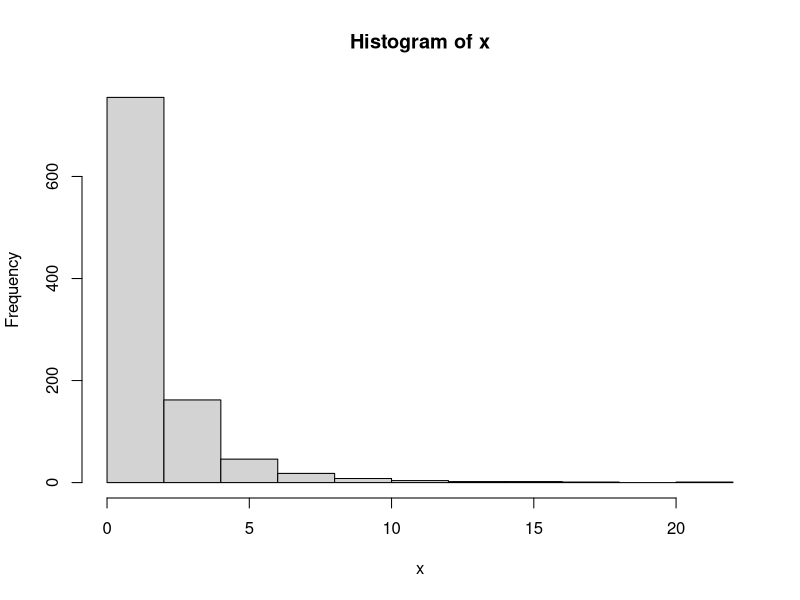
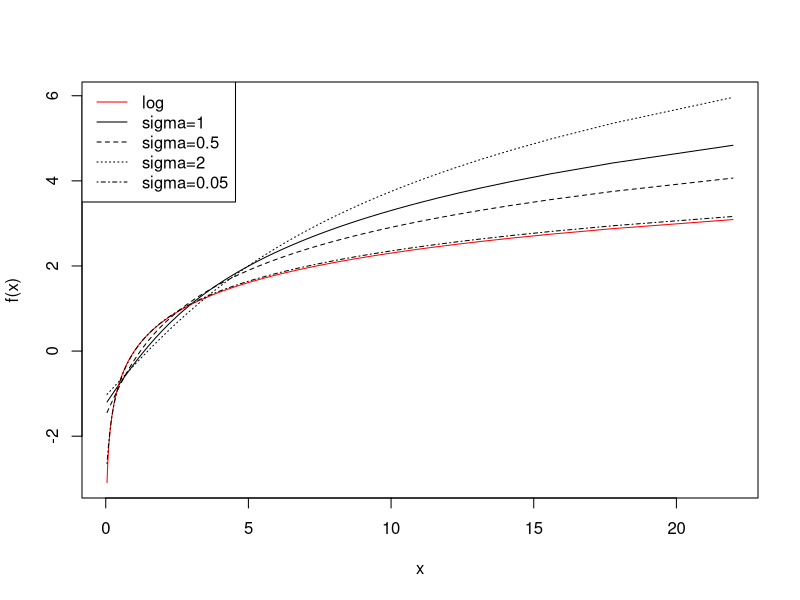
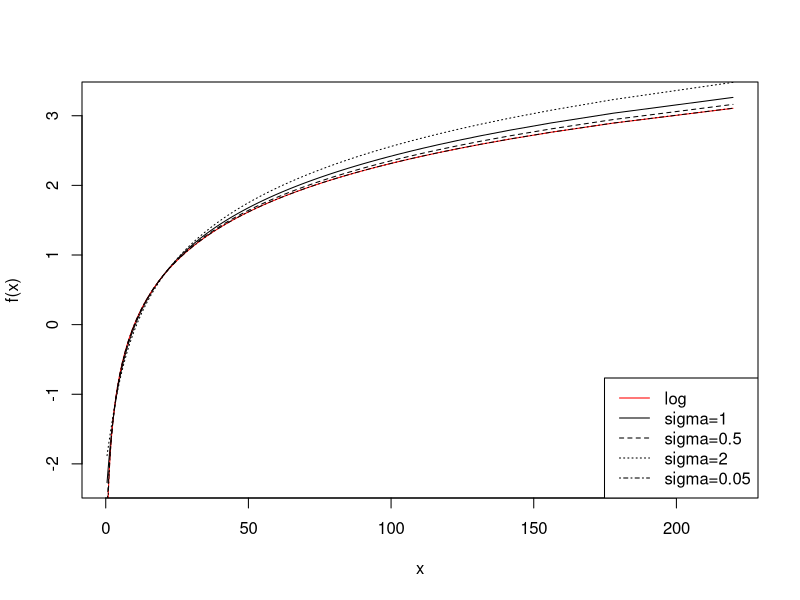
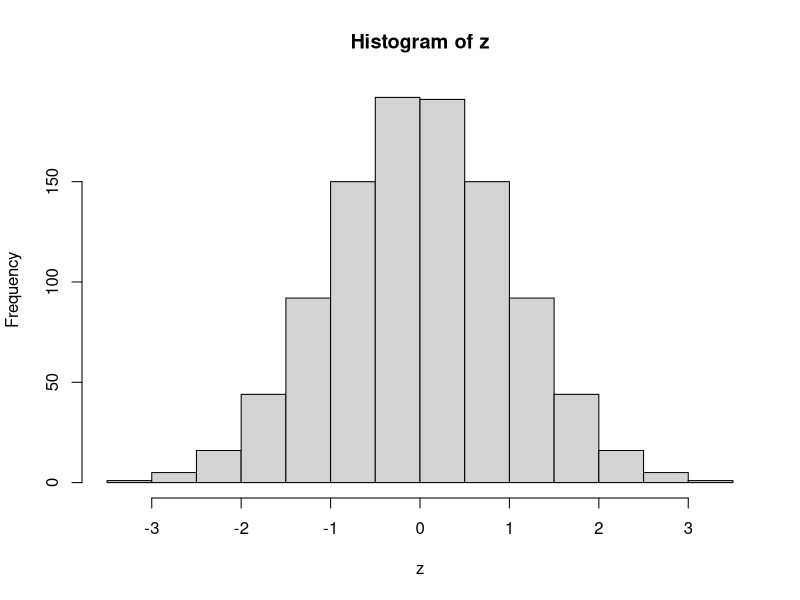
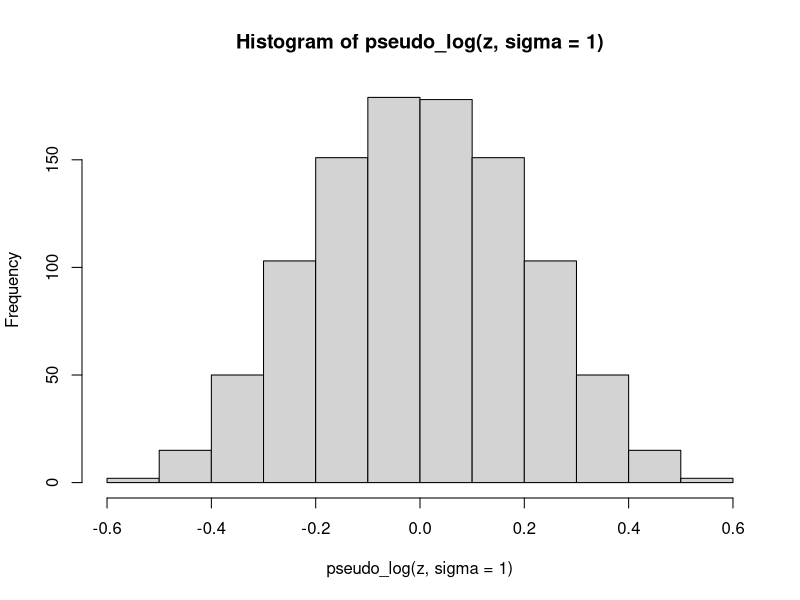
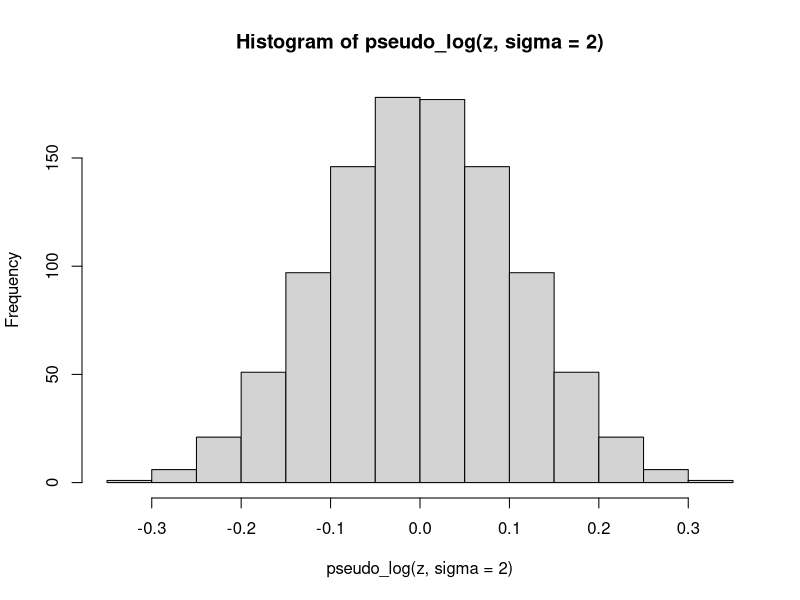
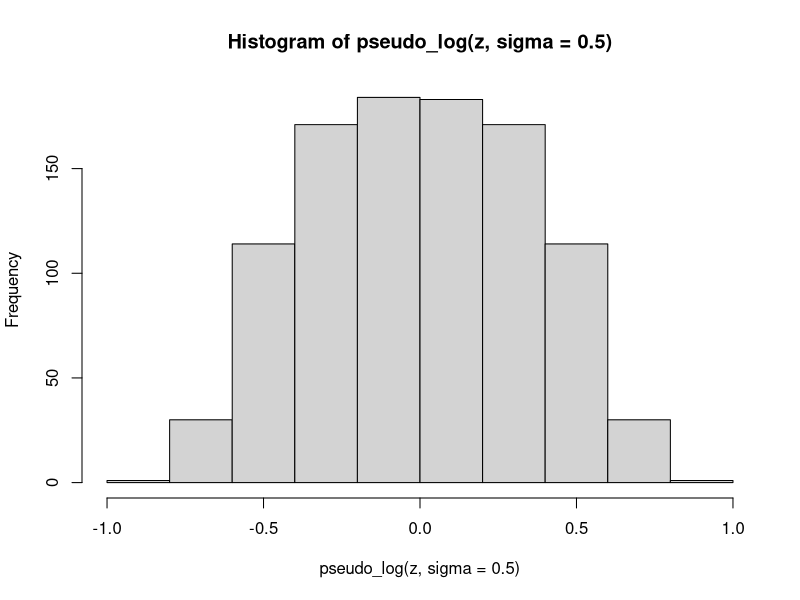
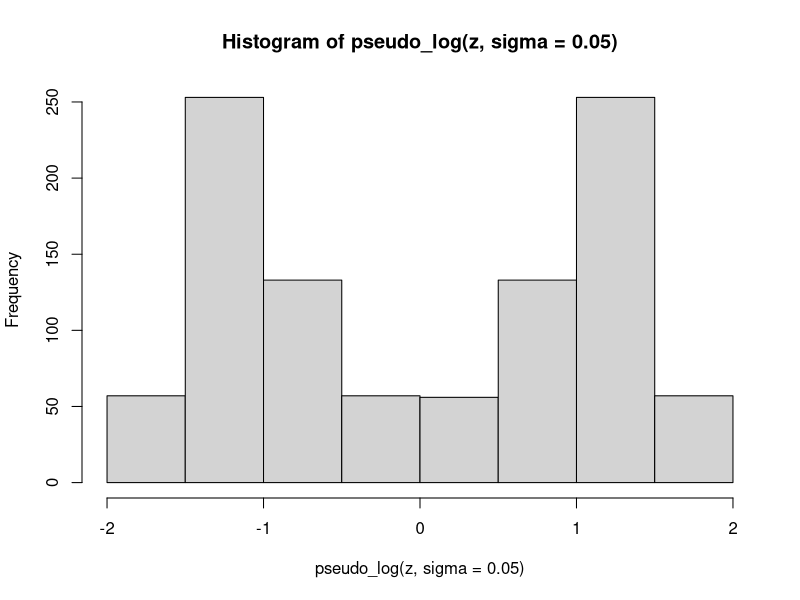

Recreate these plots in R, in order.
## ---- chunk 1
knitr::opts_chunk$set(echo = TRUE)
## ---- chunk 2
pseudo_log <- function(x, sigma=1, base=10)  asinh(x/(2 * sigma))/log(base)
inv_pseudo_log <- function(x, sigma=1, base=10) 2 * sigma * sinh(x * log(base))
## ---- chunk 3
p <- seq(0.001, 0.999, 0.001)
x <- exp(qnorm(p, mean=0, sd=1))

hist(x)

y <- cbind(log(x), scale(pseudo_log(x, 1)), scale(pseudo_log(x,0.5)), scale(pseudo_log(x, 2)), scale(pseudo_log(x, 0.05)))


plot(x, y[,2], type="l", ylab="f(x)", ylim=range(y))
lines(x, y[,1], col="red")
lines(x, y[,3], type="l", lty=2)
lines(x, y[,4], type="l", lty=3)
lines(x, y[,5], type="l", lty=4)
legend("topleft", lty=c(1,1,2,3,4), col=c("red","black","black","black","black"), 
       legend=c("log", "sigma=1", "sigma=0.5", "sigma=2", "sigma=0.05"))
## ---- chunk 4
x <- x*10

y <- cbind(scale(log(x)), scale(pseudo_log(x, 1)), scale(pseudo_log(x,0.5)), scale(pseudo_log(x, 2)), scale(pseudo_log(x, 0.05)))


plot(x, y[,2], type="l", ylab="f(x)")
lines(x, y[,1], col="red")
lines(x, y[,3], type="l", lty=2)
lines(x, y[,4], type="l", lty=3)
lines(x, y[,5], type="l", lty=4)
legend("bottomright", lty=c(1,1,2,3,4), col=c("red","black","black","black","black"), 
       legend=c("log", "sigma=1", "sigma=0.5", "sigma=2", "sigma=0.05"))


## ---- chunk 5
z <- qnorm(p, mean=0, sd=1)
hist(z)
hist(pseudo_log(z, sigma=1))
hist(pseudo_log(z, sigma=2))
hist(pseudo_log(z, sigma=0.5))
hist(pseudo_log(z, sigma=0.05))
## ---- chunk 6
x<-sort(exp(rnorm(1000)+3))

hist(x)

sigmas <- 2**seq(-10, 10, 1)
origcor <- cor(qnorm((1:length(x)-0.5)/length(x)), x)

ncorx <- sapply(sigmas, function(X) cor(qnorm((1:length(x)-0.5)/length(x)), pseudo_log(x,X)))

cat("Optimal sigma: ")
(optsigma<-sigmas[ncorx==max(ncorx)])

plot(log2(sigmas), ncorx, ylab="Correlation with normal deviates", ylim=c(0,1))
points(log2(sigmas)[ncorx==max(ncorx)], max(ncorx), pch=19)
abline(h=origcor)
legend("bottomright", lty=c(1, NA,NA), pch=c(NA,1,19), legend=c("Original", "Pseudo-log", "Pseudo-log with optimal sigma"))
box()

hist(pseudo_log(x, optsigma))
## ---- chunk 7
x<-sort(exp(rnorm(1000)+3))

hist(x)


sigmas <- 2**seq(-10, 10, 1)
origcor <- cor(qnorm((1:length(x)-0.5)/length(x)), x)

ncorx <- sapply(sigmas, function(X) cor(qnorm((1:length(x)-0.5)/length(x)), pseudo_log(x,X)))

cat("Optimal sigma: ")
(optsigma<-sigmas[ncorx==max(ncorx)])

plot(log2(sigmas), ncorx, ylab="Correlation with normal deviates", ylim=c(0,1))
points(log2(sigmas)[ncorx==max(ncorx)], max(ncorx), pch=19)
abline(h=origcor)
legend("bottomright", lty=c(1, NA,NA), pch=c(NA,1,19), legend=c("Original", "Pseudo-log", "Pseudo-log with optimal sigma"))
box()

hist(pseudo_log(x, optsigma))
## ---- chunk 8
x1 <- scale(rnorm(1000))
x2 <- scale(rexp(1000))
x3 <- scale(exp(rnorm(1000)))

p1 <- rbinom(1000, 1, 0.33)
p2 <- rbinom(1000, 1, 0.5)

x<-p1*x1 + (1-p1)*(p2*x2+(1-p2)*x3)
x <- x-min(x)
x<-sort(x)

hist(x)


sigmas <- 2**seq(-10, 10, 1)
origcor <- cor(qnorm((1:length(x)-0.5)/length(x)), x)

ncorx <- sapply(sigmas, function(X) cor(qnorm((1:length(x)-0.5)/length(x)), pseudo_log(x,X)))

cat("Optimal sigma: ")
(optsigma<-sigmas[ncorx==max(ncorx)])

plot(log2(sigmas), ncorx, ylab="Correlation with normal deviates", ylim=c(0,1))
points(log2(sigmas)[ncorx==max(ncorx)], max(ncorx), pch=19)
abline(h=origcor)
legend("bottomright", lty=c(1, NA,NA), pch=c(NA,1,19), legend=c("Original", "Pseudo-log", "Pseudo-log with optimal sigma"))
box()

hist(pseudo_log(x, optsigma))
## ---- chunk 9
x<-sort(rnorm(1000))

hist(x)

sigmas <- 2**seq(-10, 10, 1)
origcor <- cor(qnorm((1:length(x)-0.5)/length(x)), x)

ncorx <- sapply(sigmas, function(X) cor(qnorm((1:length(x)-0.5)/length(x)), pseudo_log(x,X)))

cat("Optimal sigma: ")
(optsigma<-sigmas[ncorx==max(ncorx)])

plot(log2(sigmas), ncorx, ylab="Correlation with normal deviates", ylim=c(0,1))
points(log2(sigmas)[ncorx==max(ncorx)], max(ncorx), pch=19)
legend("bottomright", lty=c(1, NA,NA), pch=c(NA,1,19), legend=c("Original", "Pseudo-log", "Pseudo-log with optimal sigma"))
abline(h=origcor)
box()

hist(pseudo_log(x, optsigma))
